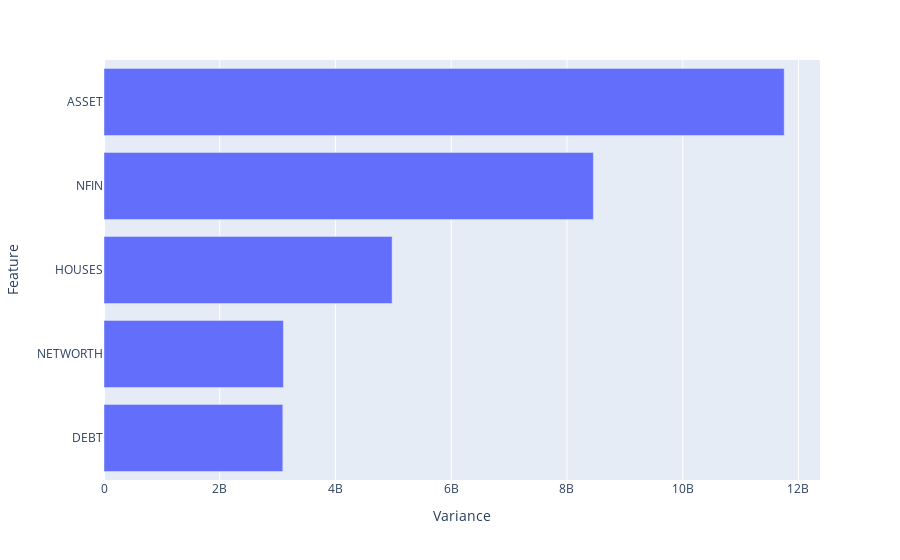

This figure's notebook cell:
### Code cell
serve_bar_chart()

### Figure 1 — Plotly figure (JSON) as saved in the notebook; plotly's stock layout.template omitted (floating-point values rounded to 4 significant figures)
{"data": [{"alignmentgroup": "True", "hovertemplate": "x=%{x}<br>y=%{y}<extra></extra>", "legendgroup": "", "marker": {"color": "#636efa", "pattern": {"shape": ""}}, "name": "", "offsetgroup": "", "orientation": "h", "showlegend": false, "textposition": "auto", "type": "bar", "x": [3090000000.0, 3100000000.0, 4979000000.0, 8456000000.0, 11750000000.0], "xaxis": "x", "y": ["DEBT", "NETWORTH", "HOUSES", "NFIN", "ASSET"], "yaxis": "y"}], "layout": {"barmode": "relative", "legend": {"tracegroupgap": 0}, "margin": {"t": 60}, "xaxis": {"anchor": "y", "domain": [0, 1], "title": {"text": "Variance"}}, "yaxis": {"anchor": "x", "domain": [0, 1], "title": {"text": "Feature"}}}}
